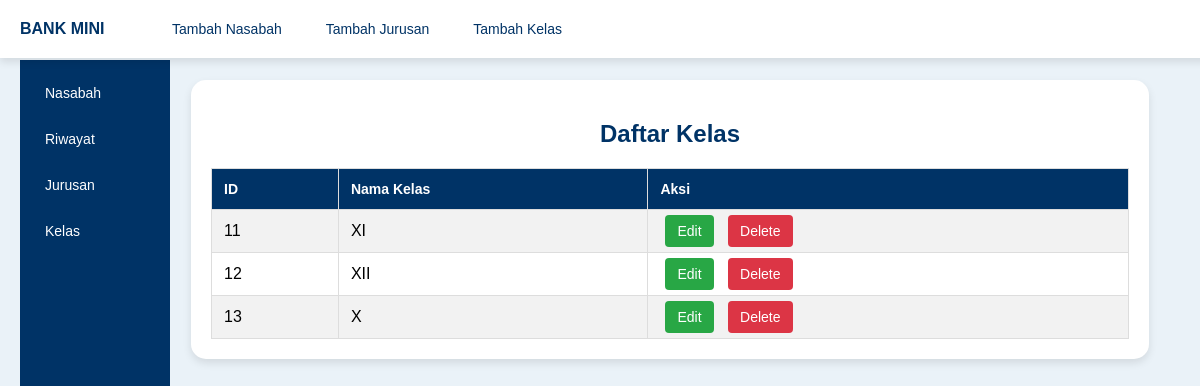
The page /bankmini/tabelkelas.php on the database its author committed.
### tables this page shows
CREATE TABLE `kelas` (
  `id` int NOT NULL,
  `nama_kelas` varchar(100) NOT NULL
);

### bankmini/tabelkelas.php (the view, shortened to what this page needs)
<!DOCTYPE html>
<html lang="en">
<head>
    <link rel="stylesheet" href="https://cdnjs.cloudflare.com/ajax/libs/font-awesome/6.0.0-beta3/css/all.min.css">
</head>
<body>
    <div class="navbar">
        <div class="brand">
            <a href="dashboard.php">BANK MINI</a>
        </div>
        <ul>
            <li><a href="index.php">Tambah Nasabah</a></li>
            <li><a href="formjurusan.php">Tambah Jurusan</a></li>
            <li><a href="formkelas.php">Tambah Kelas</a></li>
        </ul>
    </div>
    <div class="main">
        <div class="sidebar">
            <a href="tabel.php">Nasabah</a>
            <a href="riwayat.php">Riwayat</a>
            <a href="tabeljurusan.php">Jurusan</a>
            <a href="tabelkelas.php">Kelas</a>
        </div>
        <div class="content">
            <div class="container">
                <h2>Daftar Kelas</h2>
                <table>
                    <tr>
                        <th>ID</th>
                        <th>Nama Kelas</th>
                        <th>Aksi</th>
                    </tr>
                    <?php
                    include 'koneksi.php';
                    $sql = "SELECT * FROM kelas";
                    $result = $conn->query($sql);
                    if ($result->num_rows > 0) {
                        while ($row = $result->fetch_assoc()) {
                            echo "<tr>
                                <td>" . $row["id"] . "</td>
                                <td>" . $row["nama_kelas"] . "</td>
                                <td class='action-links'>
                                    <a href='editkelas.php?id=" . $row["id"] . "' class='edit'>Edit</a>
                                    <a href='deletekelas.php?id=" . $row["id"] . "' class='delete'>Delete</a>
                                </td>
                            </tr>";
                        }
                    } else {
                        echo "<tr><td colspan='3'>No records found</td></tr>";
                    }
                    ?>
                </table>
                <a href="dashboard.php" class="back-button"><i class="fas fa-arrow-left"></i> Kembali ke Dashboard</a>
            </div>
        </div>
    </div>
</body>
</html>

### bankmini/tabelkelas.php (style rules this page uses)
body { font-family: Arial, sans-serif; background-color: #eaf2f8; margin: 0; padding: 20px; }
.navbar { padding: 20px 20px; color: #003366; display: flex; justify-content: space-between; align-items: center; width: 100%; box-shadow: 0 4px 8px rgba(0, 0, 0, 0.1); position: fixed; top: 0; left: 0; z-index: 1000; background-color: #ffffff; }
.navbar .brand a { color: #003366; font-weight: bold; text-decoration: none; }
.navbar ul { list-style: none; margin: 0; padding: 0; width: 90%; display: flex; }
.navbar ul li { margin-left: 20px; }
.navbar ul li a { color: #003366; text-decoration: none; padding: 8px 12px; border-radius: 5px; font-size: 14px; }
.main { display: flex; flex: 1; padding-top: 60px; }
.sidebar { background-color: #003366; padding: 15px; width: 120px; color: white; display: flex; flex-direction: column; position: fixed; top: 60px; bottom: 0; }
.sidebar a { color: white; text-decoration: none; margin-bottom: 10px; font-size: 14px; padding: 10px; border-radius: 50px; }
.content { flex: 1; display: flex; align-items: center; justify-content: center; padding-left: 140px; }
.container { max-width: 1000px; width: 90%; margin: 0 auto; background-color: #ffffff; padding: 20px; box-shadow: 0 4px 8px rgba(0, 0, 0, 0.1); border-radius: 15px; }
h2 { text-align: center; color: #003366; margin-bottom: 20px; }
table { width: 100%; border-collapse: collapse; margin-top: 20px; }
table, th, td { border: 1px solid #ddd; }
th, td { padding: 12px; text-align: left; }
th { background-color: #003366; color: #fff; font-size: 14px; }
tr:nth-child(even) { background-color: #f2f2f2; }
.action-links a { text-decoration: none; padding: 8px 12px; margin: 0 5px; color: #fff; border-radius: 4px; font-size: 14px; }
.action-links .edit { background-color: #28a745; }
.action-links .delete { background-color: #dc3545; }
.back-button { display: inline-block; padding: 10px 15px; background-color: #003366; color: white; border-radius: 5px; text-decoration: none; text-align: center; font-size: 16px; position: absolute; top: 20px; left: 20px; font-weight: bold; }

### rows shown on the page
kelas: id "11", nama_kelas "XI"
kelas: id "12", nama_kelas "XII"
kelas: id "13", nama_kelas "X"
